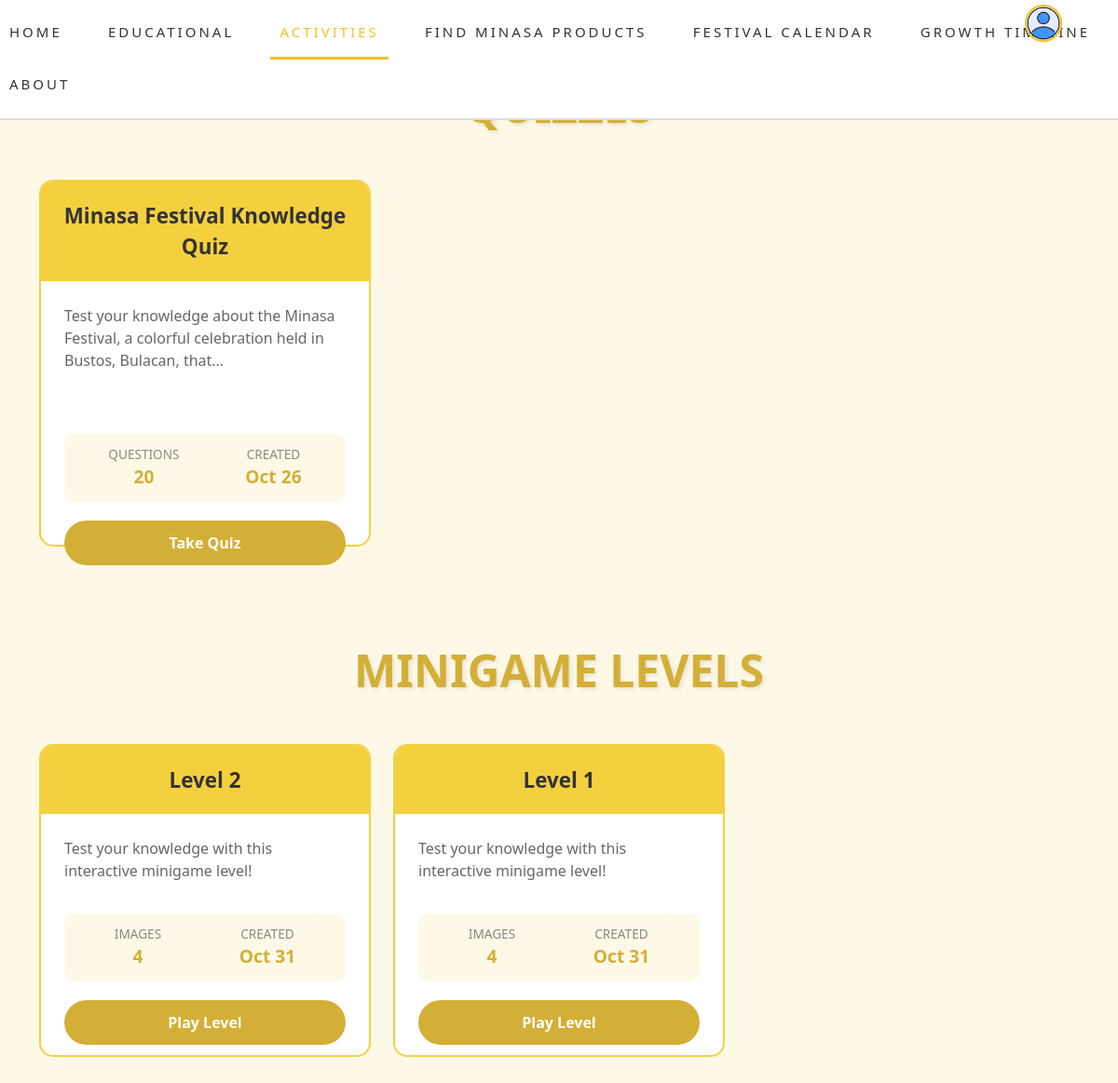
The page /users/activities/ on the database its author committed.
### sections/models.py (models this page shows, shortened)
class Quiz(models.Model):
    title = models.CharField(max_length=200)
    description = models.TextField(blank=True, null=True)
    created_by = models.ForeignKey(User, on_delete=models.CASCADE)
    created_at = models.DateTimeField(auto_now_add=True)
    updated_at = models.DateTimeField(auto_now=True)
    class Meta:
        verbose_name = "Quiz"
        verbose_name_plural = "Quizzes"
        ordering = ['-created_at']

class MinigameLevel(models.Model):
    image1 = models.ImageField(upload_to='minigame/')
    image2 = models.ImageField(upload_to='minigame/')
    image3 = models.ImageField(upload_to='minigame/')
    image4 = models.ImageField(upload_to='minigame/')
    answer = models.CharField(max_length=50)
    attempts = models.PositiveIntegerField(default=0, help_text="Number of times this level has been attempted")
    created_at = models.DateTimeField(auto_now_add=True)
    class Meta:
        verbose_name = "Minigame Level"
        verbose_name_plural = "Minigame Levels"
        ordering = ['-created_at']

### sections/views.py (the view)
# urls.py: path('activities/', views.activities_view, name='activities'),
def activities_view(request):
    quizzes = Quiz.objects.all().order_by('-created_at')
    minigame_levels = MinigameLevel.objects.all().order_by('-created_at')
    context = {
        'quizzes': quizzes,
        'minigame_levels': minigame_levels,
    }
    return render(request, 'users/activities.html', context)

### sections/templates/users/activities.html (shortened to what this page needs)
{% extends "users/userbase.html" %}
{% block content %}
<div class="quiz-page">
    <div class="container">
        <h1 class="quiz-title">QUIZZES</h1>
        {% if quizzes %}
            <div class="row">
                {% for quiz in quizzes %}
                    <div class="col-md-6 col-lg-4 mb-4">
                        <div class="quiz-card">
                            <div class="quiz-card-header">
                                {{ quiz.title }}
                            </div>
                            <div class="quiz-card-body">
                                <p class="quiz-description">
                                    {{ quiz.description|truncatechars:100|default:"No description available" }}
                                </p>
                                <div class="quiz-meta">
                                    <div class="quiz-meta-item">
                                        <span class="quiz-meta-label">Questions</span>
                                        <span class="quiz-meta-value">{{ quiz.questions.count }}</span>
                                    </div>
                                    <div class="quiz-meta-item">
                                        <span class="quiz-meta-label">Created</span>
                                        <span class="quiz-meta-value">{{ quiz.created_at|date:"M d" }}</span>
                                    </div>
                                </div>
                                <button class="btn-take-quiz" onclick="startQuiz({{ quiz.id }})">
                                    Take Quiz
                                </button>
                            </div>
                        </div>
                    </div>
                {% endfor %}
            </div>
        {% else %}
            <div class="no-quizzes">
                <p class="no-quizzes-text">No quizzes available at the moment.</p>
            </div>
        {% endif %}
        <h1 class="quiz-title" style="margin-top: 80px;">MINIGAME LEVELS</h1>
        {% if minigame_levels %}
            <div class="row">
                {% for level in minigame_levels %}
                    <div class="col-md-6 col-lg-4 mb-4">
                        <div class="quiz-card">
                            <div class="quiz-card-header">
                                Level {{ level.id }}
                            </div>
                            <div class="quiz-card-body">
                                <p class="quiz-description">
                                    Test your knowledge with this interactive minigame level!
                                </p>
                                <div class="quiz-meta">
                                    <div class="quiz-meta-item">
                                        <span class="quiz-meta-label">Images</span>
                                        <span class="quiz-meta-value">
                                            4
                                        </span>
                                    </div>
                                    <div class="quiz-meta-item">
                                        <span class="quiz-meta-label">Created</span>
                                        <span class="quiz-meta-value">{{ level.created_at|date:"M d" }}</span>
                                    </div>
                                </div>
                                <button class="btn-take-quiz" onclick="startMinigame({{ level.id }})">
                                    Play Level
                                </button>
                            </div>
                        </div>
                    </div>
                {% endfor %}
            </div>
        {% else %}
            <div class="no-quizzes">
                <p class="no-quizzes-text">No minigame levels available at the moment.</p>
            </div>
        {% endif %}
    </div>
</div>
<link href="https://cdn.jsdelivr.net/npm/bootstrap@5.3.0/dist/css/bootstrap.min.css" rel="stylesheet">
{% endblock %}

### minasaelearning/static/css/section_css.css (style rules this page uses)
h1, h2, h3, div, a, p { font-family: 'Segoe UI', Tahoma, Geneva, Verdana, sans-serif; }

### sections/templates/users/activities.html (style rules this page uses)
.quiz-page { background: #fef9e7; min-height: 100vh; padding: 60px 0; }
.quiz-title { color: #d4af37; font-size: 3rem; font-weight: bold; text-align: center; margin-bottom: 50px; margin-top: 25px; text-shadow: 2px 2px 4px rgba(0,0,0,0.1); }
.quiz-card { background: white; border-radius: 15px; border: 2px solid #f4d03f; height: 100%; transition: transform 0.3s ease, box-shadow 0.3s ease; }
.quiz-card-header { background: #f4d03f; color: #333; padding: 20px; text-align: center; font-size: 1.4rem; font-weight: bold; border-radius: 13px 13px 0 0; }
.quiz-card-body { padding: 25px; display: flex; flex-direction: column; height: calc(100% - 60px); }
.quiz-description { color: #666; margin-bottom: 20px; flex-grow: 1; }
.quiz-meta { background: #fef9e7; padding: 12px; border-radius: 10px; margin-bottom: 20px; display: flex; justify-content: space-around; }
.quiz-meta-item { text-align: center; }
.quiz-meta-label { font-size: 0.85rem; color: #888; text-transform: uppercase; display: block; }
.quiz-meta-value { font-size: 1.2rem; color: #d4af37; font-weight: bold; }
.btn-take-quiz { background: #d4af37; border: none; color: white; padding: 12px 30px; border-radius: 25px; font-weight: bold; width: 100%; transition: all 0.3s ease; }

### rows shown on the page
Quiz: title "Minasa Festival Knowledge Quiz", description "Test your knowledge about the Minasa Festival, a colorful celebration held in Bustos, Bulacan, that…", questions.count "20", created_at "Oct 26"
MinigameLevel: id "2", created_at "Oct 31"
MinigameLevel: id "1", created_at "Oct 31"
